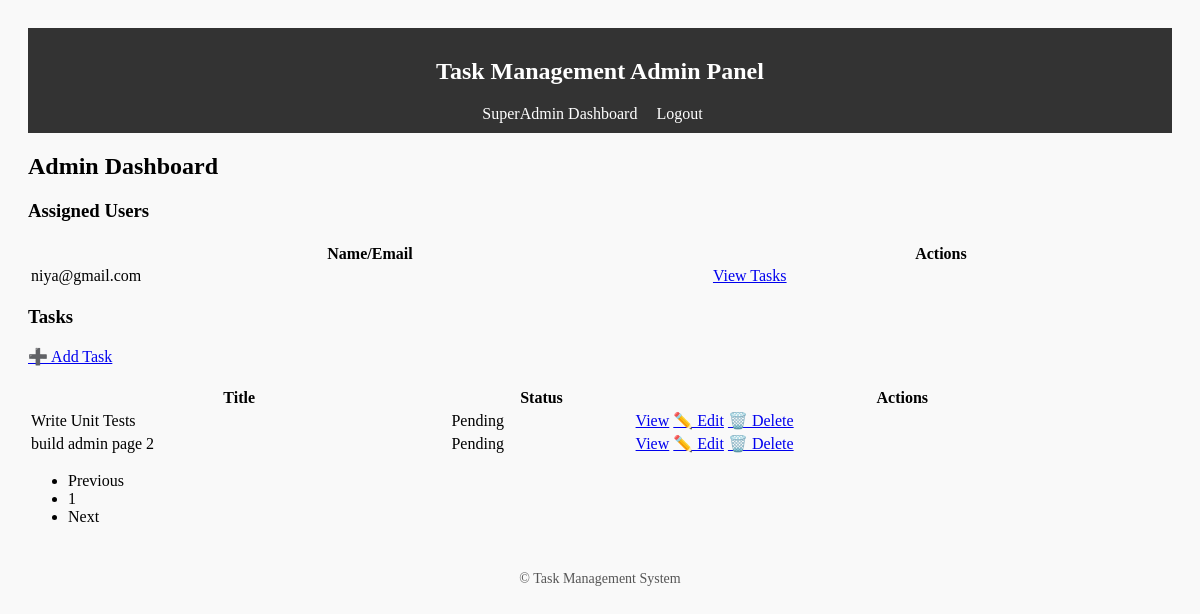
Page /panel/admin/dashboard/ (signed in) on the committed database.
### accounts/models.py (models this page shows, shortened)
class CustomUser(AbstractUser):
    ROLE_CHOICES = (
        ('superadmin', 'SuperAdmin'),
        ('admin', 'Admin'),
        ('user', 'User'),
    )
    role = models.CharField(max_length=20, choices=ROLE_CHOICES, default='user')
    admin = models.ForeignKey("self", null=True, blank=True, limit_choices_to={'role': 'admin'}, on_delete=models.SET_NULL, related_name="assigned_users")

### tasks/models.py (models this page shows, shortened)
class Task(models.Model):
    STATUS_CHOICES = (
        ('pending', 'Pending'),
        ('in_progress', 'In Progress'),
        ('completed', 'Completed'),
    )
    title = models.CharField(max_length=255)
    description = models.TextField(blank=True)
    assigned_admin = models.ForeignKey(
        settings.AUTH_USER_MODEL,
        null=True,
        blank=True,
        on_delete=models.SET_NULL,
        limit_choices_to={'role': 'admin'},
        related_name='admin_tasks'
    )
    assigned_to = models.ForeignKey(
        settings.AUTH_USER_MODEL,
        on_delete=models.CASCADE,
        related_name='tasks',
        limit_choices_to={'role': 'user'},null=True, blank=True)
    due_date = models.DateField(null=True, blank=True)
    status = models.CharField(max_length=20, choices=STATUS_CHOICES, default='pending')
    completion_report = models.TextField(blank=True, null=True)
    worked_hours = models.DecimalField(max_digits=6, decimal_places=2, null=True, blank=True)
    created_at = models.DateTimeField(auto_now_add=True)
    updated_at = models.DateTimeField(auto_now=True)

### admin_panel/views.py (the view)
# urls.py: path('admin/dashboard/', views.admin_dashboard, name='admin_dashboard'),
@login_required
def admin_dashboard(request):
    if not role_check(request.user, ['admin', 'superadmin']):
        return HttpResponseForbidden("Forbidden")
    assigned_users = CustomUser.objects.filter(admin=request.user, role="user")
    tasks = Task.objects.filter(assigned_admin=request.user).order_by('-created_at')
    paginator = Paginator(tasks, 5)
    page_number = request.GET.get('page')
    page_obj = paginator.get_page(page_number)
    return render(request, "admin_panel/admin_dashboard.html", {
        "assigned_users": assigned_users,
        "page_obj": page_obj
    })

### accounts/utils.py (called while the page is built)
def role_check(user, allowed_roles):
    return getattr(user, 'role', None) in allowed_roles

### admin_panel/templates/admin_panel/admin_dashboard.html
{% extends "admin_panel/base.html" %}
{% block content %}
<h2>Admin Dashboard</h2>
<h3>Assigned Users</h3>
<table class="table table-bordered mb-4">
    <thead>
        <tr>
            <th>Name/Email</th>
            <th>Actions</th>
        </tr>
    </thead>
    <tbody>
        {% for user in assigned_users %}
        <tr>
            <td>{{ user.email }}</td>
            <td>
                <a href="{% url 'admin_user_detail' user.id %}" class="btn btn-sm btn-info">View Tasks</a>
            </td>
        </tr>
        {% empty %}
        <tr>
            <td colspan="2">No users assigned.</td>
        </tr>
        {% endfor %}
    </tbody>
</table>
<h3>Tasks</h3>
<a href="{% url 'admin_task_create' %}" class="btn btn-primary mb-3">➕ Add Task</a>
<table class="table table-striped">
    <thead>
        <tr>
            <th>Title</th>
            <th>Status</th>
            <th>Actions</th>
        </tr>
    </thead>
    <tbody>
        {% for task in page_obj %}
        <tr>
            <td>{{ task.title }}</td>
            <td>{{ task.get_status_display }}</td>
            <td>
                <a href="{% url 'admin_task_detail' task.id %}" class="btn btn-sm btn-info">View</a>
                <a href="{% url 'task_update' task.id %}" class="btn btn-sm btn-warning">✏️ Edit</a>
                <a href="{% url 'task_delete' task.id %}" class="btn btn-sm btn-danger">🗑️ Delete</a>
            </td>
        </tr>
        {% empty %}
        <tr>
            <td colspan="3">No tasks found.</td>
        </tr>
        {% endfor %}
    </tbody>
</table>
<nav aria-label="Page navigation">
  <ul class="pagination justify-content-center">
    {% if page_obj.has_previous %}
      <li class="page-item">
        <a class="page-link" href="?page={{ page_obj.previous_page_number }}">Previous</a>
      </li>
    {% else %}
      <li class="page-item disabled"><span class="page-link">Previous</span></li>
    {% endif %}
    {% for num in page_obj.paginator.page_range %}
      {% if page_obj.number == num %}
        <li class="page-item active"><span class="page-link">{{ num }}</span></li>
      {% else %}
        <li class="page-item"><a class="page-link" href="?page={{ num }}">{{ num }}</a></li>
      {% endif %}
    {% endfor %}
    {% if page_obj.has_next %}
      <li class="page-item">
        <a class="page-link" href="?page={{ page_obj.next_page_number }}">Next</a>
      </li>
    {% else %}
      <li class="page-item disabled"><span class="page-link">Next</span></li>
    {% endif %}
  </ul>
</nav>
{% endblock %}

### admin_panel/templates/admin_panel/base.html (style rules this page uses)
body { padding: 20px; background: #f9f9f9; }
table { width: 100%; margin-top: 20px; }

### rows in the picture
CustomUser: email "niya@gmail.com"
Task: title "Write Unit Tests", status "Pending"
Task: title "build admin page 2", status "Pending"

### other values in the picture
{{ num }} "1"
